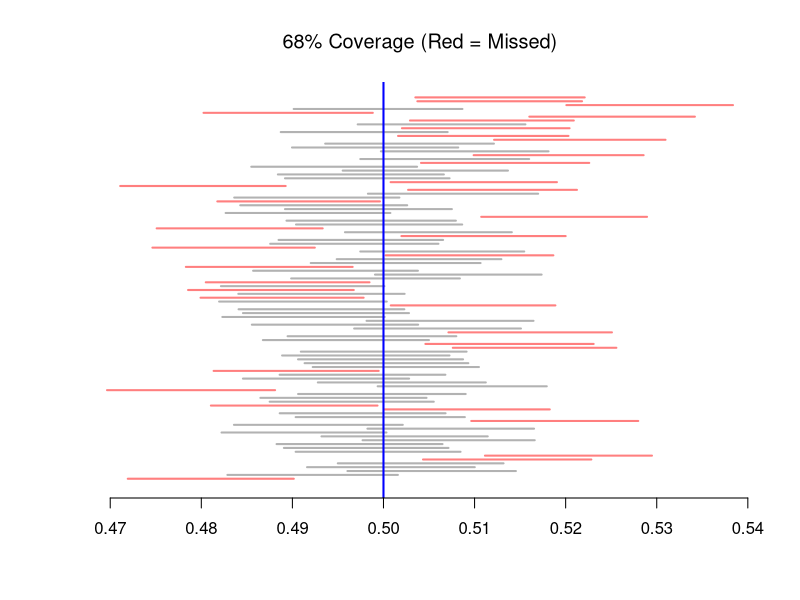
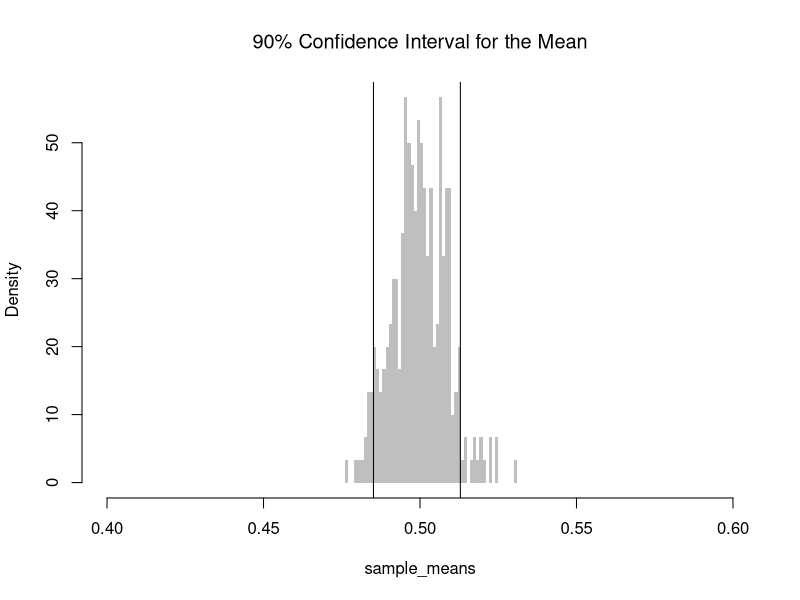
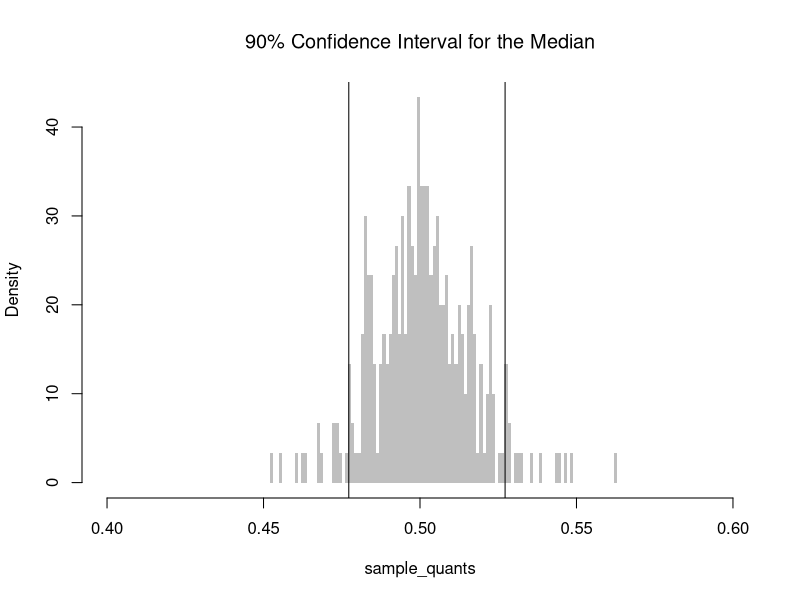
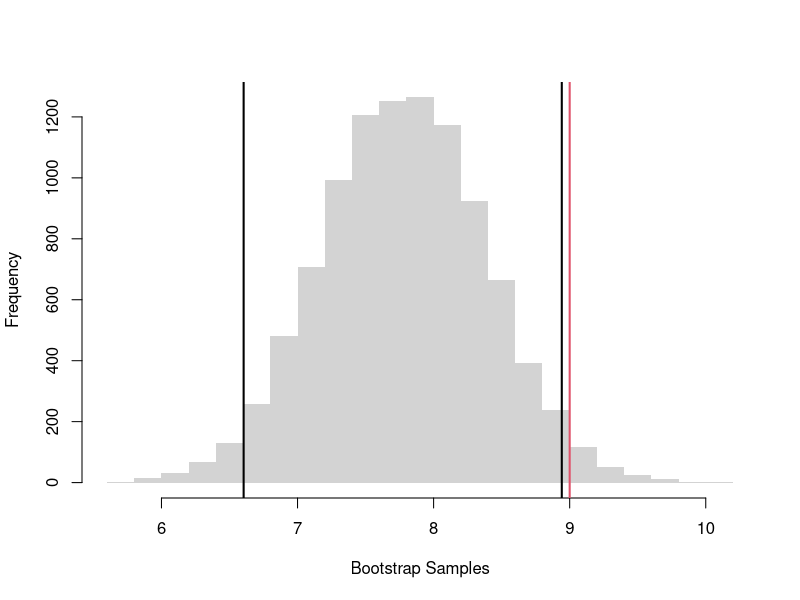
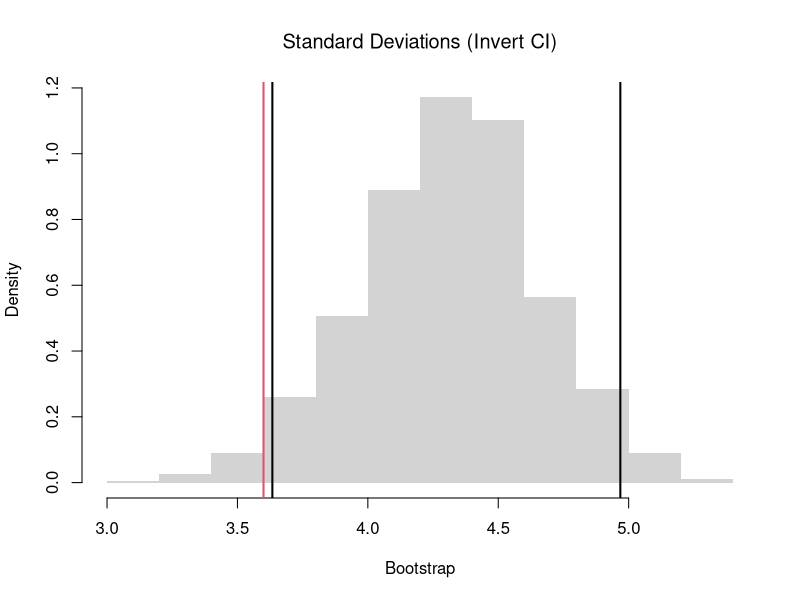
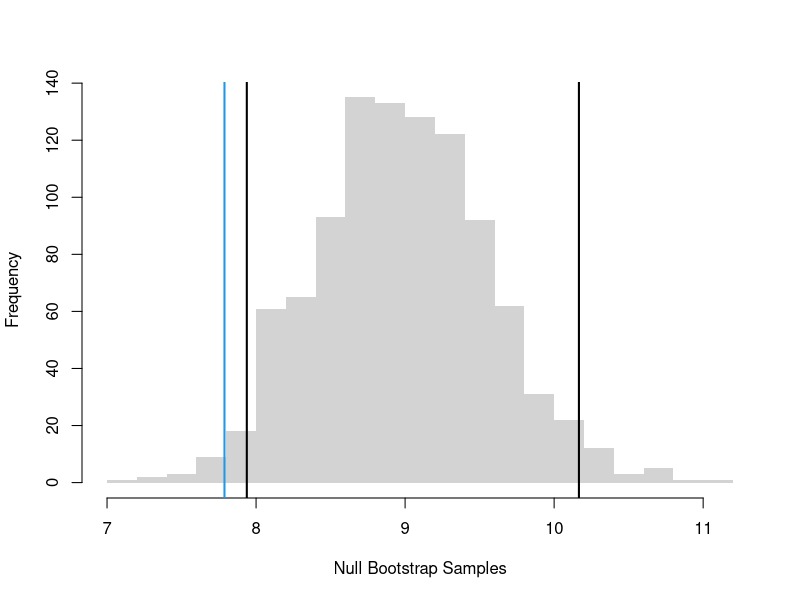
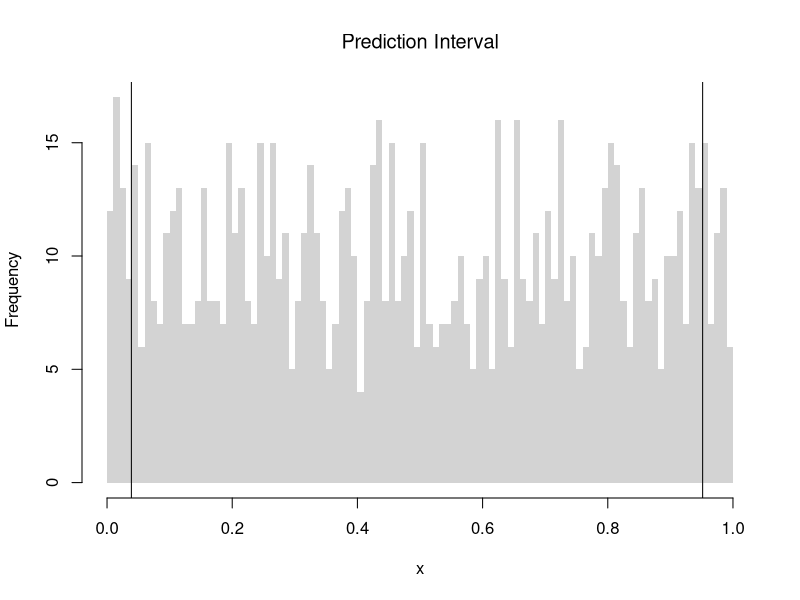

Source code (R) for these figures, in order:
## ---- chunk 1
B <- 100
n <- 1000
x_samples <- matrix(nrow=B, ncol=n)
for(i in seq(1,nrow(x_samples))){
    x_samples[i,] <- runif(n)
}

# Confidence Interval for each sample
xq <- apply(x_samples, 1, function(r){ #theoretical se's 
    mean(r) + c(-1,1)*sd(r)/sqrt(n)
})

# Explicit calculation: whether the true mean is in each CI
mu_true <- 0.5 # theoretical result for uniform samples
covered <- mu_true >= xq[1, ] & mu_true <= xq[2, ]

# Visualize confidence intervals
plot.new()
plot.window(xlim = range(xq), ylim = c(0,B))
for(i in seq(1,B) ) {
  col_i <- if (covered[i]) rgb(0, 0, 0, 0.3) else rgb(1, 0, 0, 0.5)
  segments(xq[1, i], i, xq[2, i], i, col = col_i, lwd = 2)
}
abline(v = mu_true, col = "blue", lwd = 2)
axis(1)
title("68% Coverage (Red = Missed)", font.main=1)
## ---- chunk 2
# Create 300 samples, each with 1000 random uniform variables
x_samples <- matrix(nrow=300, ncol=1000)
for(i in seq(1,nrow(x_samples))){
    x_samples[i,] <- runif(1000)
}
sample_means <- apply(x_samples, 1, mean) # mean for each sample (row)

# Middle 90%
mq <- quantile(sample_means, probs=c(.05,.95))
paste0('we are 90% confident that the mean is between ', 
    round(mq[1],2), ' and ', round(mq[2],2) )

hist(sample_means,
    breaks=seq(.4,.6, by=.001), 
    border=NA, freq=F,
    col=rgb(0,0,0,.25), font.main=1,
    main='90% Confidence Interval for the Mean')
abline(v=mq)
## ---- chunk 3
## Sample Quantiles (medians)
sample_quants <- apply(x_samples, 1, quantile, probs=0.5) #quantile for each sample (row)

# Middle 90% of estimates
mq <- quantile(sample_quants, probs=c(.05,.95))
paste0('we are 90% confident that the median is between ', 
    round(mq[1],2), ' and ', round(mq[2],2) )

hist(sample_quants,
    breaks=seq(.4,.6, by=.001),
    border=NA, freq=F,
    col=rgb(0,0,0,.25), font.main=1,
    main='90% Confidence Interval for the Median')
abline(v=mq)
## ---- chunk 4
X <- c(18,20,22,24) #student ages
# six possible samples of size 2
m1 <- mean( X[c(1,2)] ) #{1,2}
m2 <- mean( X[c(1,3)] ) #{1,3}
m3 <- mean( X[c(1,4)] ) #{1,4}
m4 <- mean( X[c(2,3)] ) #{2,3}
m5 <- mean( X[c(2,4)] ) #{2,4}
m6 <- mean( X[c(3,4)] ) #{3,4}
means_2 <- c(m1, m2, m3, m4, m5, m6)
quantile(means_2, probs=c(.25,.75)) ## 50% CI

# four possible samples of size 3
m1 <- mean( X[c(1,2,3)] ) 
m2 <- mean( X[c(1,2,4)] ) 
m3 <- mean( X[c(1,3,4)] ) 
m4 <- mean( X[c(2,3,4)] ) 
means_3 <- c(m1, m2, m3, m4)
quantile(means_3, probs=c(.25,.75)) ## 50% CI
## ---- chunk 5
sample_dat <- USArrests[,'Murder']
sample_mean <- mean(sample_dat)
sample_mean

# Jackknife Distribution
n <- length(sample_dat)
jackknife_means <- vector(length=n)
for(i in seq_along(jackknife_means)){
    dat_noti <- sample_dat[-i]
    mean_noti <- mean(dat_noti)
    jackknife_means[i] <- mean_noti
}

# Bootstrap Distribution
set.seed(1) # to be replicable
bootstrap_means <- vector(length=9999)
for(b in seq_along(bootstrap_means)){
    dat_id <- seq(1,n)
    boot_id <- sample(dat_id , replace=T)
    dat_b  <- sample_dat[boot_id] # c.f. jackknife
    mean_b <- mean(dat_b)
    bootstrap_means[b] <-mean_b
}

# Jack CI
jack_ci <- quantile(jackknife_means, probs=c(.025, .975))
jack_ci

# Boot CI
boot_ci <- quantile(bootstrap_means, probs=c(.025, .975))
boot_ci

# more conservative estimate
ci <- boot_ci
## ---- chunk 6
hist(bootstrap_means, breaks=25,
    border=NA,
    main='',
    xlab='Bootstrap Samples')
# CI
ci_95 <- quantile(bootstrap_means, probs=c(.025, .975))
abline(v=ci_95, lwd=2)
# H0: mean=9
abline(v=9, col=2, lwd=2)
## ---- chunk 7
# Bootstrap Distribution for SD
sd_obs <- sd(sample_dat)
bootstrap_sd <- vector(length=999)
for(b in seq_along(bootstrap_sd)){
    x_b <- sample(sample_dat, replace=T)
    sd_b <- sd(x_b)
    bootstrap_sd[b] <- sd_b
}

# Test for SD Differences (Invert CI)
sd_null <- 3.6
hist(bootstrap_sd, freq=F,
    border=NA, xlab='Bootstrap', font.main=1,
    main='Standard Deviations (Invert CI)')
sd_ci <- quantile(bootstrap_sd, probs=c(0.025,.975) )
abline(v=sd_ci, lwd=2)
abline(v=sd_null, lwd=2, col=2)
## ---- chunk 8
sample_dat <- USArrests[,'Murder']
sample_mean <- mean(sample_dat)

# Bootstrap NULL: mean=9
# Bootstrap shift: center each bootstrap resample so that the distribution satisfies the null hypothesis on average.
set.seed(1)
mu <- 9
bootstrap_means_null <- vector(length=999)
for(b in seq_along(bootstrap_means_null)){
    dat_b <- sample(sample_dat, replace=T) 
    mean_b <- mean(dat_b) + (mu - sample_mean) # impose the null via Bootstrap shift
    bootstrap_means_null[b] <- mean_b
}
hist(bootstrap_means_null, breaks=25, border=NA,
    main='',
    xlab='Null Bootstrap Samples')
ci_95 <- quantile(bootstrap_means_null, probs=c(.025, .975)) # critical region
abline(v=ci_95, lwd=2)
abline(v=sample_mean, lwd=2, col=4)
## ---- chunk 9
x <- runif(1000)
# Middle 90% of values
xq0 <- quantile(x, probs=c(.05,.95))
paste0('we are 90% confident that the a future data point will be between ', 
    round(xq0[1],2), ' and ', round(xq0[2],2) )

hist(x,
    breaks=seq(0,1,by=.01), border=NA,
    main='Prediction Interval', font.main=1)
abline(v=xq0)
## ---- chunk 10
# Confidence Interval for each sample
xq <- apply(x_samples, 1, function(r){ #theoretical se's 
    mean(r) + c(-1,1)*sd(r)/sqrt(length(r))
})
# First 3 interval estimates
xq[, c(1,2,3)]

# Explicit calculation
mu_true <- 0.5 # theoretical result for uniform samples
# Logical vector: whether the true mean is in each CI
covered <- mu_true >= xq[1, ] & mu_true <= xq[2, ]
# Empirical coverage rate
coverage_rate <- mean(covered)
cat(sprintf("Estimated coverage probability: %.2f%%\n", 100 * coverage_rate))

# Theoretically: [-1 sd, +1 sd] has 2/3 coverage
# Change to [-2 sd, +2 sd] to see Precision-Accuracy tradeoff.
